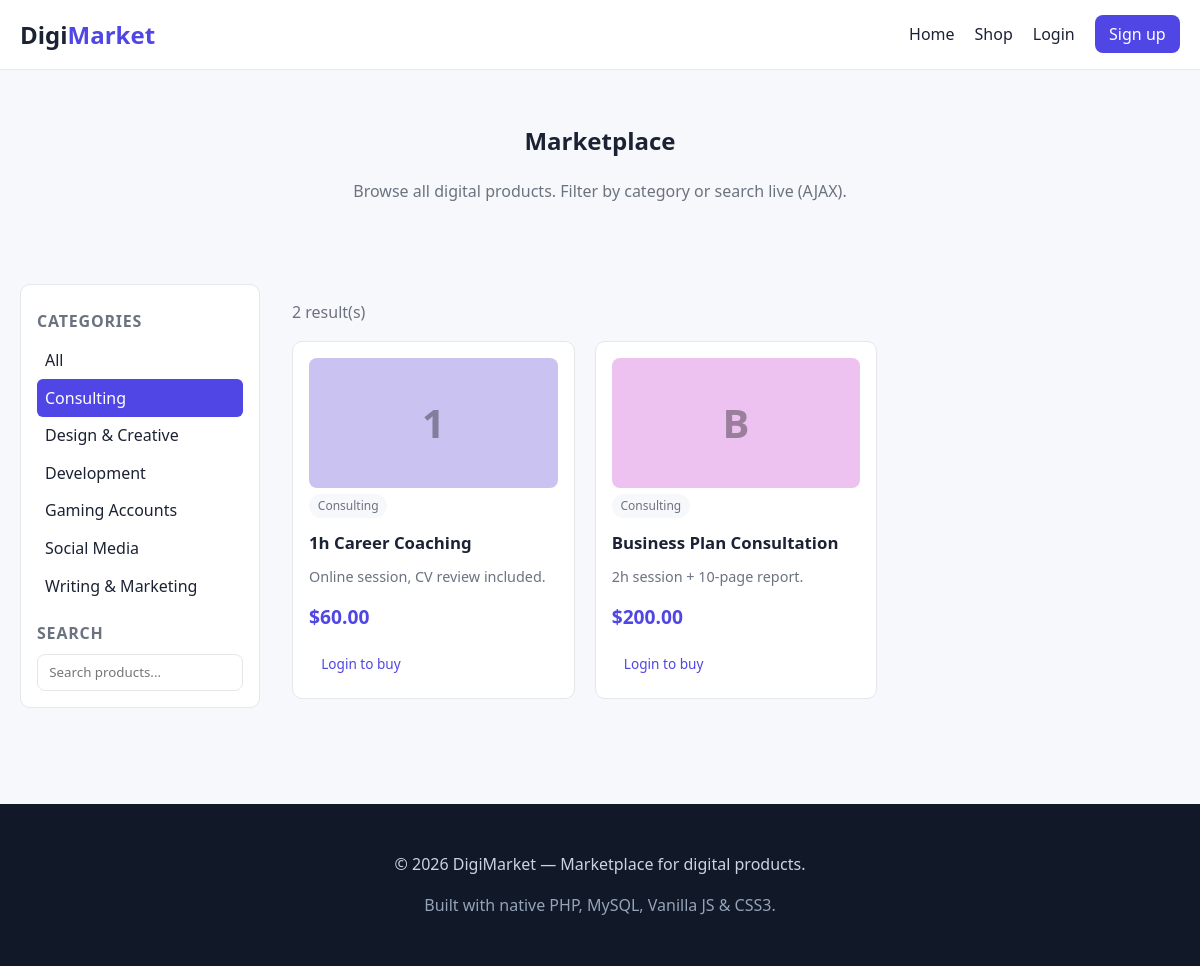
The page /shop.php?category=6 on the database its author committed.
### tables this page shows
CREATE TABLE categories (
    id INT AUTO_INCREMENT PRIMARY KEY,
    name VARCHAR(80) NOT NULL UNIQUE,
    slug VARCHAR(80) NOT NULL UNIQUE,
    description TEXT
);

CREATE TABLE products (
    id INT AUTO_INCREMENT PRIMARY KEY,
    category_id INT NOT NULL,
    seller_id INT NOT NULL,
    title VARCHAR(150) NOT NULL,
    description TEXT NOT NULL,
    price DECIMAL(10,2) NOT NULL,
    image VARCHAR(255) DEFAULT 'placeholder.png',
    stock INT NOT NULL DEFAULT 1,
    created_at DATETIME NOT NULL DEFAULT CURRENT_TIMESTAMP,
    FOREIGN KEY (category_id) REFERENCES categories(id) ON DELETE CASCADE,
    FOREIGN KEY (seller_id)   REFERENCES users(id)      ON DELETE CASCADE,
    INDEX idx_cat (category_id),
    INDEX idx_title (title)
);

### db.php (called while the page is built, shortened)
<?php
function e($v) { return htmlspecialchars(isset($v) ? $v : '', ENT_QUOTES, 'UTF-8'); }
function is_logged_in() { return isset($_SESSION['user_id']); }

### shop.php (the view, shortened to what this page needs)
<?php
require_once __DIR__ . '/config/db.php';
$categories = $pdo->query("SELECT * FROM categories ORDER BY name")->fetchAll();
$catFilter = isset($_GET['category']) ? (int)$_GET['category'] : 0;
$search    = isset($_GET['q']) ? trim($_GET['q']) : '';
$sql = "SELECT p.*, c.name AS category_name
        FROM products p JOIN categories c ON c.id = p.category_id WHERE 1=1";
$params = [];
if ($catFilter) { $sql .= " AND p.category_id = ?"; $params[] = $catFilter; }
$sql .= " ORDER BY p.created_at DESC";
$stmt = $pdo->prepare($sql);
$stmt->execute($params);
$products = $stmt->fetchAll();
include __DIR__ . '/includes/header.php';
?>
<section class="shop-head">
  <h1>Marketplace</h1>
  <p class="muted">Browse all digital products. Filter by category or search live (AJAX).</p>
</section>
<section class="shop-layout">
  <aside class="filters">
    <h3>Categories</h3>
    <ul class="cat-list" id="catList">
      <li><a href="shop.php" class="<?= $catFilter===0?'active':'' ?>" data-cat="0">All</a></li>
      <?php foreach ($categories as $c): ?>
        <li><a href="shop.php?category=<?= $c['id'] ?>"
               class="<?= $catFilter===(int)$c['id']?'active':'' ?>"
               data-cat="<?= $c['id'] ?>"><?= e($c['name']) ?></a></li>
      <?php endforeach; ?>
    </ul>
    <h3>Search</h3>
    <input type="search" id="liveSearch" placeholder="Search products..." value="<?= e($search) ?>">
  </aside>
  <div class="shop-results">
    <p id="resultCount" class="muted"><?= count($products) ?> result(s)</p>
    <div id="productGrid" class="grid grid-3">
      <?php if (!$products): ?>
        <p>No products found.</p>
      <?php else: foreach ($products as $p): ?>
        <article class="product-card">
          <div class="product-img" style="background:hsl(<?= ($p['id']*47)%360 ?> 60% 85%);">
            <?= strtoupper(substr($p['title'],0,1)) ?>
          </div>
          <span class="tag"><?= e($p['category_name']) ?></span>
          <h3><?= e($p['title']) ?></h3>
          <p class="desc"><?= e(mb_strimwidth($p['description'],0,90,'…')) ?></p>
          <p class="price">$<?= number_format($p['price'],2) ?></p>
          <?php if (is_logged_in()): ?>
            <form method="POST" action="actions/cart.php" class="inline">
              <input type="hidden" name="product_id" value="<?= $p['id'] ?>">
              <input type="hidden" name="action" value="add">
              <button type="submit" class="btn btn-sm btn-primary">Add to cart</button>
            </form>
          <?php else: ?>
            <a href="login.php" class="btn btn-sm">Login to buy</a>
          <?php endif; ?>
        </article>
      <?php endforeach; endif; ?>
    </div>
  </div>
</section>
<?php include __DIR__ . '/includes/footer.php'; ?>

### style.css (style rules this page uses)
:root { --bg: #f7f8fb; --surface: #ffffff; --text: #1b2233; --muted: #6b7280; --primary: #4f46e5; --primary-dark: #3b32c4; --accent: #06b6d4; --danger: #dc2626; --success: #16a34a; --border: #e5e7eb; --radius: 10px; --shadow: 0 6px 20px rgba(20,20,50,.08); --font: 'Segoe UI', Roboto, system-ui, -apple-system, Helvetica, Arial, sans-serif; }
* { box-sizing: border-box; }
html, body { margin: 0; padding: 0; }
body { font-family: var(--font); background: var(--bg); color: var(--text); line-height: 1.55; }
a { color: var(--primary); text-decoration: none; }
.btn { display:inline-block; padding:.65rem 1.1rem; border-radius:8px; border:1px solid transparent; cursor:pointer; font-size:.95rem; font-family:inherit; }
.btn-sm { padding: .4rem .7rem; font-size: .85rem; }
section { padding: 2rem 0; }
.muted { color: var(--muted); }
.grid { display: grid; gap: 1.25rem; }
.grid-3 { grid-template-columns: repeat(3, 1fr); }
.product-card { background: var(--surface); border-radius: var(--radius); border: 1px solid var(--border); padding: 1rem; display:flex; flex-direction:column; gap:.4rem; }
.product-img { height: 130px; border-radius: 8px; display:flex; align-items:center; justify-content:center; font-size: 2.5rem; font-weight: 800; color: rgba(0,0,0,.35); }
.product-card h3 { margin:.4rem 0 0; font-size:1.05rem; }
.tag { display:inline-block; background: var(--bg); color: var(--muted); padding:.15rem .55rem; border-radius:999px; font-size:.75rem; align-self:flex-start; }
.price { font-size: 1.2rem; color: var(--primary); font-weight: 700; margin:.25rem 0 .5rem; }
.desc { color: var(--muted); font-size:.9rem; margin:.2rem 0; }
.shop-head { text-align: center; }
.shop-layout { display: grid; grid-template-columns: 240px 1fr; gap: 2rem; }
.filters { background: var(--surface); padding: 1rem; border-radius: var(--radius); border:1px solid var(--border); height: fit-content; }
.filters h3 { margin: .5rem 0; font-size:1rem; text-transform: uppercase; color: var(--muted); letter-spacing:.05em; }
.cat-list { list-style:none; padding:0; margin:0 0 1rem; }
.cat-list a { display:block; padding:.4rem .5rem; border-radius:6px; color: var(--text); }
.cat-list a.active { background: var(--primary); color:#fff; }
.filters input[type=search] { width:100%; padding:.55rem .7rem; border:1px solid var(--border); border-radius:8px; font-family:inherit; }

### rows shown on the page
categories: name "Consulting"
categories: name "Design & Creative"
categories: name "Development"
categories: name "Gaming Accounts"
categories: name "Social Media"
categories: name "Writing & Marketing"
products: title "1", category.name "Consulting", title "1h Career Coaching", description "Online session, CV review included.", price "60.00"
products: title "B", category.name "Consulting", title "Business Plan Consultation", description "2h session + 10-page report.", price "200.00"

### other values the page prints
count($products) "2"
